Frame 1 (no input): blank canvas, image omitted
Frame 60 (the mouse pressed at the canvas centre just before this capture): blank canvas, image omitted
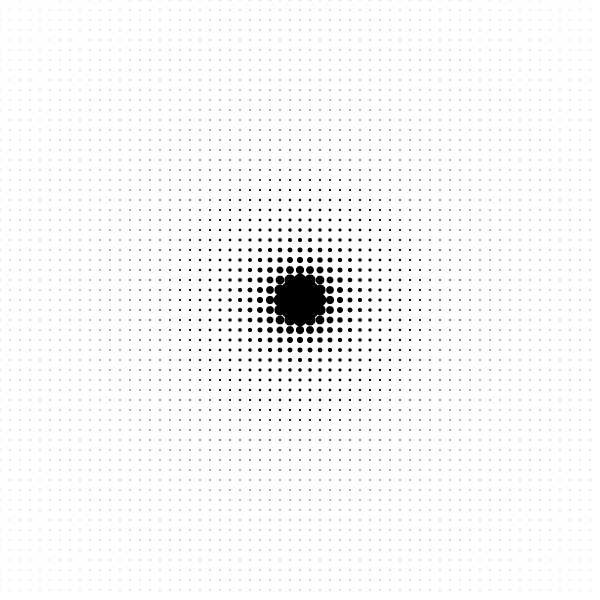
Frame 120 (the mouse held since frame 60 and released just before this capture)

The Processing sketch whose frames 1 and 60 were blank and that drew this single picture after the mouse press (run headless with seeded random() and noise(); from frame 60 on, the mouse is pressed at the canvas centre):

// Processing sketch: s27_charge_field_advanced
// ── s27_charge_field_advanced.pde
ArrayList<PVector> points = new ArrayList<PVector>();

void setup() {
  size(600, 600);
  fill(0);
  noStroke();
}
void draw() {
  background(255);
  PVector curr = new PVector();
  for (int x=0; x<width; x+=10) {
    for (int y=0; y<width; y+=10) {
      curr.set(x, y);
      float totalDist = 0;
      for(PVector p : points) {
        float d = curr.dist(p);
        totalDist += 1/d;
      }
      float sz = min(250 * totalDist, 20);
      ellipse(x, y, sz, sz);
    }
  }
}
void mousePressed() {
  points.add(new PVector(mouseX, mouseY));
  println(points.size());
}
